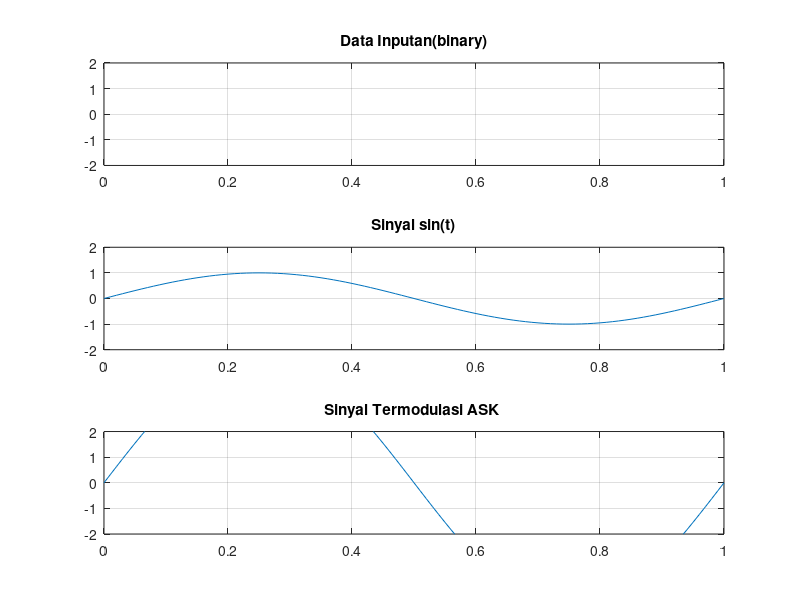

The MATLAB source for this figure:
%%%%%%%%%%%%%%%%%%%%%%%%%
%Tubes SKD-2021/01/20-ASK
%%%%%%%%%%%%%%%%%%%%%%%%%
% Abda Fauzan 			%
% Ahnaf Permata Wiejaya %	
% Alemina Aprilina Br M %	
% Jatmiko Wibisono 		%
% Rizky Syafrullah  	%	
% Satrio Utomo			%
% Thobib Khoirul Annas 	%
%%%%%%%%%%%%%%%%%%%%%%%%%


clear;	% menghapus data di memori Matlab
clc;	% menghapus layar di command window

%%%%%%%%%%%%%%%%%%%%%%%%
b = input('Enter the Bit stream \n '); % inisialisasi b dan nilai
n = length(b);	% panjang variabel b
t = 0:.01:n;	% t panjang 
x = 1:1:(n+1)*100;
%%%%%%%%%%%%%%%%%%%%%%%%

%%%%%%%%%%%%%%%%%%%%%%%%
for i = 1:n 			% perulangan i = 1 sampai nilai variabel n
  for j = i:.1:i+1		% perulangan j = 1 sampai nilai variabel n
    bw(x(i*100:(i+1)*100)) = b(i);	%
  end
end
%%%%%%%%%%%%%%%%%%%%%%%%

%%%%%%%%%%%%%%%%%%%%%%%%
bw = bw(100:end);
sint = sin(2*pi*t);
st = bw.*sint;
%%%%%%%%%%%%%%%%%%%%%%%%

%%%%%%%%%%%%%%%%%%%%%%%%
subplot(3,1,1)
plot(t,bw)
grid on ; axis([0 n -2 +2])
title('Data Inputan(binary)')
%%%%%%%%%%%%%%%%%%%%%%%%

%%%%%%%%%%%%%%%%%%%%%%%%
subplot(3,1,2)
plot(t,sint)
grid on ; axis([0 n -2 +2])
title('Sinyal sin(t)')
%%%%%%%%%%%%%%%%%%%%%%%%

%%%%%%%%%%%%%%%%%%%%%%%%
subplot(3,1,3)
plot(t,st)
grid on ; axis([0 n -2 +2])
title('Sinyal Termodulasi ASK ')
%%%%%%%%%%%%%%%%%%%%%%%%